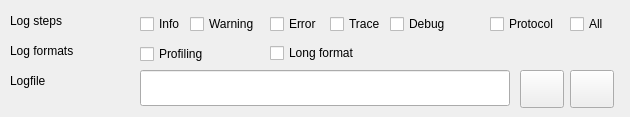
   <widget class="QWidget" name="tabLog">
    <attribute name="title">
     <string>Logging</string>
    </attribute>
    <widget class="QCheckBox" name="checkBox_LogInfo">
     <property name="geometry">
      <rect>
       <x>140</x>
       <y>10</y>
       <width>49</width>
       <height>28</height>
      </rect>
     </property>
     <property name="text">
      <string>Info</string>
     </property>
    </widget>
    <widget class="QCheckBox" name="checkBox_LogWarning">
     <property name="geometry">
      <rect>
       <x>190</x>
       <y>10</y>
       <width>75</width>
       <height>28</height>
      </rect>
     </property>
     <property name="text">
      <string>Warning</string>
     </property>
    </widget>
    <widget class="QCheckBox" name="checkBox_LogError">
     <property name="geometry">
      <rect>
       <x>270</x>
       <y>10</y>
       <width>61</width>
       <height>28</height>
      </rect>
     </property>
     <property name="text">
      <string>Error</string>
     </property>
    </widget>
    <widget class="QCheckBox" name="checkBox_LogAll">
     <property name="geometry">
      <rect>
       <x>570</x>
       <y>10</y>
       <width>51</width>
       <height>28</height>
      </rect>
     </property>
     <property name="text">
      <string>All</string>
     </property>
    </widget>
    <widget class="QCheckBox" name="checkBox_Profiling">
     <property name="geometry">
      <rect>
       <x>140</x>
       <y>40</y>
       <width>91</width>
       <height>28</height>
      </rect>
     </property>
     <property name="sizePolicy">
      <sizepolicy hsizetype="Expanding" vsizetype="Expanding">
       <horstretch>0</horstretch>
       <verstretch>0</verstretch>
      </sizepolicy>
     </property>
     <property name="minimumSize">
      <size>
       <width>91</width>
       <height>28</height>
      </size>
     </property>
     <property name="toolTip">
      <string>&lt;html&gt;&lt;head/&gt;&lt;body&gt;&lt;p&gt;Adds profiling time to logfile.&lt;/p&gt;&lt;/body&gt;&lt;/html&gt;</string>
     </property>
     <property name="text">
      <string>Profiling</string>
     </property>
    </widget>
    <widget class="QLabel" name="label_logFormats">
     <property name="geometry">
      <rect>
       <x>10</x>
       <y>40</y>
       <width>70</width>
       <height>21</height>
      </rect>
     </property>
     <property name="text">
      <string>Log formats</string>
     </property>
    </widget>
    <widget class="QCheckBox" name="checkBox_Format">
     <property name="geometry">
      <rect>
       <x>270</x>
       <y>40</y>
       <width>131</width>
       <height>26</height>
      </rect>
     </property>
     <property name="sizePolicy">
      <sizepolicy hsizetype="Expanding" vsizetype="Expanding">
       <horstretch>0</horstretch>
       <verstretch>0</verstretch>
      </sizepolicy>
     </property>
     <property name="minimumSize">
      <size>
       <width>121</width>
       <height>26</height>
      </size>
     </property>
     <property name="text">
      <string>Long format</string>
     </property>
    </widget>
    <widget class="QCheckBox" name="checkBox_LogTrace">
     <property name="geometry">
      <rect>
       <x>330</x>
       <y>10</y>
       <width>61</width>
       <height>28</height>
      </rect>
     </property>
     <property name="text">
      <string>Trace</string>
     </property>
    </widget>
    <widget class="QLabel" name="label_logLevel">
     <property name="geometry">
      <rect>
       <x>10</x>
       <y>10</y>
       <width>121</width>
       <height>22</height>
      </rect>
     </property>
     <property name="sizePolicy">
      <sizepolicy hsizetype="Expanding" vsizetype="Fixed">
       <horstretch>0</horstretch>
       <verstretch>0</verstretch>
      </sizepolicy>
     </property>
     <property name="minimumSize">
      <size>
       <width>121</width>
       <height>22</height>
      </size>
     </property>
     <property name="text">
      <string>Log steps</string>
     </property>
    </widget>
    <widget class="QCheckBox" name="checkBox_LogDebug">
     <property name="geometry">
      <rect>
       <x>390</x>
       <y>10</y>
       <width>71</width>
       <height>28</height>
      </rect>
     </property>
     <property name="text">
      <string>Debug</string>
     </property>
    </widget>
    <widget class="QToolButton" name="kiconbutton_logFile">
     <property name="geometry">
      <rect>
       <x>570</x>
       <y>70</y>
       <width>44</width>
       <height>38</height>
      </rect>
     </property>
     <property name="sizePolicy">
      <sizepolicy hsizetype="Expanding" vsizetype="Expanding">
       <horstretch>0</horstretch>
       <verstretch>0</verstretch>
      </sizepolicy>
     </property>
     <property name="minimumSize">
      <size>
       <width>44</width>
       <height>38</height>
      </size>
     </property>
     <property name="toolTip">
      <string>&lt;html&gt;&lt;head/&gt;&lt;body&gt;&lt;p&gt;Displays a file dialog where you can select the path and name of the logfile.&lt;/p&gt;&lt;/body&gt;&lt;/html&gt;</string>
     </property>
     <property name="icon">
      <iconset resource="tpanel.qrc">
       <normaloff>:/images/fileopen.png</normaloff>:/images/fileopen.png</iconset>
     </property>
     <property name="iconSize">
      <size>
       <width>32</width>
       <height>32</height>
      </size>
     </property>
    </widget>
    <widget class="QCheckBox" name="checkBox_LogProtocol">
     <property name="geometry">
      <rect>
       <x>490</x>
       <y>10</y>
       <width>81</width>
       <height>28</height>
      </rect>
     </property>
     <property name="text">
      <string>Protocol</string>
     </property>
    </widget>
    <widget class="QLabel" name="label_logFile">
     <property name="geometry">
      <rect>
       <x>10</x>
       <y>70</y>
       <width>121</width>
       <height>22</height>
      </rect>
     </property>
     <property name="sizePolicy">
      <sizepolicy hsizetype="Expanding" vsizetype="Expanding">
       <horstretch>0</horstretch>
       <verstretch>0</verstretch>
      </sizepolicy>
     </property>
     <property name="minimumSize">
      <size>
       <width>121</width>
       <height>22</height>
      </size>
     </property>
     <property name="text">
      <string>Logfile</string>
     </property>
    </widget>
    <widget class="QLineEdit" name="lineEdit_logFile">
     <property name="geometry">
      <rect>
       <x>140</x>
       <y>70</y>
       <width>370</width>
       <height>36</height>
      </rect>
     </property>
     <property name="sizePolicy">
      <sizepolicy hsizetype="Expanding" vsizetype="Expanding">
       <horstretch>0</horstretch>
       <verstretch>0</verstretch>
      </sizepolicy>
     </property>
     <property name="minimumSize">
      <size>
       <width>370</width>
       <height>36</height>
      </size>
     </property>
     <property name="toolTip">
      <string>&lt;html&gt;&lt;head/&gt;&lt;body&gt;&lt;p&gt;The path and name of a file where TPanel may write some logging informations.&lt;/p&gt;&lt;/body&gt;&lt;/html&gt;</string>
     </property>
    </widget>
    <widget class="QToolButton" name="kiconbutton_reset">
     <property name="geometry">
      <rect>
       <x>520</x>
       <y>70</y>
       <width>44</width>
       <height>38</height>
      </rect>
     </property>
     <property name="minimumSize">
      <size>
       <width>44</width>
       <height>38</height>
      </size>
     </property>
     <property name="toolTip">
      <string>&lt;html&gt;&lt;head/&gt;&lt;body&gt;&lt;p&gt;On mobile devices this resets the path and name of the logfile to the default.&lt;/p&gt;&lt;/body&gt;&lt;/html&gt;</string>
     </property>
     <property name="icon">
      <iconset resource="tpanel.qrc">
       <normaloff>:/images/reset.png</normaloff>:/images/reset.png</iconset>
     </property>
     <property name="iconSize">
      <size>
       <width>32</width>
       <height>32</height>
      </size>
     </property>
    </widget>
   </widget>
